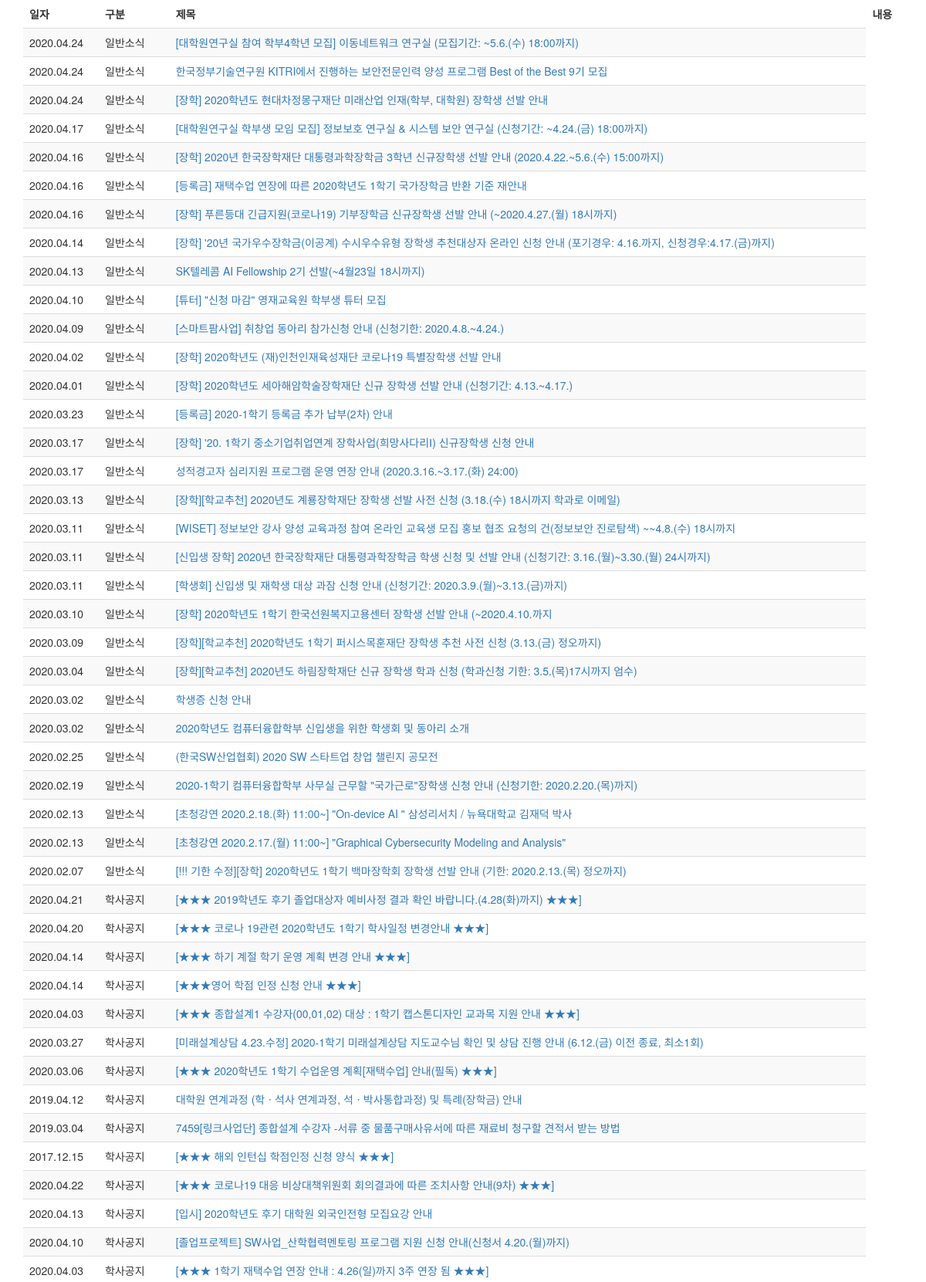
The page /notice/ (upper part) on the database its author committed.
### notice_data/models.py (models this page shows, shortened)
class NoticeData(models.Model):
	link = models.TextField()
	type = models.TextField()
	date = models.TextField()
	title = models.TextField()
	text = models.TextField()

### cse_notice/views.py (the view)
# urls.py: path('notice/', notices.index),
def index(request):
	notices = NoticeData.objects.all()
	context = {'notices':notices}
	return render(request, 'notice/index.html', context)

### templates/notice/index.html (shortened to what this page needs)
<!DOCTYPE html>
<html lang="en">
<head>
  <link rel="stylesheet" href="http://maxcdn.bootstrapcdn.com/bootstrap/3.3.6/css/bootstrap.min.css">
</head>
<body>
<div class="container">
    <table class="table table-striped">
        <thead>
        <tr>
            <td><B>일자</B></td>
            <td><B>구분</B></td>
            <td><B>제목</B></td>
            <td><B>내용</B></td>
        </tr>
        </thead>
        <tbody>
        {% for notice in notices %}
        <tr>
            <td>{{notice.date}}</td>
            <td>{{notice.type}}</td>
            <td><a href = {{notice.link}}>{{notice.title}}</a></td>
        </tr>
        {% endfor %}
    </table>
</body>

### rows shown on the page
NoticeData: date "2020.04.24", type "일반소식", title "[대학원연구실 참여 학부4학년 모집] 이동네트워크 연구실 (모집기간: ~5.6.(수) 18:00까지)"
NoticeData: date "2020.04.24", type "일반소식", title "한국정부기술연구원 KITRI에서 진행하는 보안전문인력 양성 프로그램 Best of the Best 9기 모집"
NoticeData: date "2020.04.24", type "일반소식", title "[장학] 2020학년도 현대차정몽구재단 미래산업 인재(학부, 대학원) 장학생 선발 안내"
NoticeData: date "2020.04.17", type "일반소식", title "[대학원연구실 학부생 모임 모집] 정보보호 연구실 & 시스템 보안 연구실 (신청기간: ~4.24.(금) 18:00까지)"
NoticeData: date "2020.04.16", type "일반소식", title "[장학] 2020년 한국장학재단 대통령과학장학금 3학년 신규장학생 선발 안내 (2020.4.22.~5.6.(수) 15:00까지)"
NoticeData: date "2020.04.16", type "일반소식", title "[등록금] 재택수업 연장에 따른 2020학년도 1학기 국가장학금 반환 기준 재안내"
NoticeData: date "2020.04.16", type "일반소식", title "[장학] 푸른등대 긴급지원(코로나19) 기부장학금 신규장학생 선발 안내 (~2020.4.27.(월) 18시까지)"
NoticeData: date "2020.04.14", type "일반소식", title "[장학] '20년 국가우수장학금(이공계) 수시우수유형 장학생 추천대상자 온라인 신청 안내 (포기경우: 4.16.까지, 신청경우:4.17.(금)까지)"
NoticeData: date "2020.04.13", type "일반소식", title "SK텔레콤 AI Fellowship 2기 선발(~4월23일 18시까지)"
NoticeData: date "2020.04.10", type "일반소식", title "[튜터] \"신청 마감\" 영재교육원 학부생 튜터 모집"
NoticeData: date "2020.04.09", type "일반소식", title "[스마트팜사업] 취창업 동아리 참가신청 안내 (신청기한: 2020.4.8.~4.24.)"
NoticeData: date "2020.04.02", type "일반소식", title "[장학] 2020학년도 (재)인천인재육성재단 코로나19 특별장학생 선발 안내"
NoticeData: date "2020.04.01", type "일반소식", title "[장학] 2020학년도 세아해암학술장학재단 신규 장학생 선발 안내 (신청기간: 4.13.~4.17.)"
NoticeData: date "2020.03.23", type "일반소식", title "[등록금] 2020-1학기 등록금 추가 납부(2차) 안내"
NoticeData: date "2020.03.17", type "일반소식", title "[장학] '20. 1학기 중소기업취업연계 장학사업(희망사다리Ⅰ) 신규장학생 신청 안내"
NoticeData: date "2020.03.17", type "일반소식", title "성적경고자 심리지원 프로그램 운영 연장 안내 (2020.3.16.~3.17.(화) 24:00)"
NoticeData: date "2020.03.13", type "일반소식", title "[장학][학교추천] 2020년도 계룡장학재단 장학생 선발 사전 신청 (3.18.(수) 18시까지 학과로 이메일)"
NoticeData: date "2020.03.11", type "일반소식", title "[WISET] 정보보안 강사 양성 교육과정 참여 온라인 교육생 모집 홍보 협조 요청의 건(정보보안 진로탐색) ~~4.8.(수) 18시까지"
NoticeData: date "2020.03.11", type "일반소식", title "[신입생 장학] 2020년 한국장학재단 대통령과학장학금 학생 신청 및 선발 안내 (신청기간: 3.16.(월)~3.30.(월) 24시까지)"
NoticeData: date "2020.03.11", type "일반소식", title "[학생회] 신입생 및 재학생 대상 과잠 신청 안내 (신청기간: 2020.3.9.(월)~3.13.(금)까지)"
NoticeData: date "2020.03.10", type "일반소식", title "[장학] 2020학년도 1학기 한국선원복지고용센터 장학생 선발 안내 (~2020.4.10.까지"
NoticeData: date "2020.03.09", type "일반소식", title "[장학][학교추천] 2020학년도 1학기 퍼시스목훈재단 장학생 추천 사전 신청 (3.13.(금) 정오까지)"
NoticeData: date "2020.03.04", type "일반소식", title "[장학][학교추천] 2020년도 하림장학재단 신규 장학생 학과 신청 (학과신청 기한: 3.5.(목)17시까지 엄수)"
NoticeData: date "2020.03.02", type "일반소식", title "학생증 신청 안내"
NoticeData: date "2020.03.02", type "일반소식", title "2020학년도 컴퓨터융합학부 신입생을 위한 학생회 및 동아리 소개"
NoticeData: date "2020.02.25", type "일반소식", title "(한국SW산업협회) 2020 SW 스타트업 창업 챌린지 공모전"
NoticeData: date "2020.02.19", type "일반소식", title "2020-1학기 컴퓨터융합학부 사무실 근무할 \"국가근로\"장학생 신청 안내 (신청기한: 2020.2.20.(목)까지)"
NoticeData: date "2020.02.13", type "일반소식", title "[초청강연 2020.2.18.(화) 11:00~] \"On-device AI \" 삼성리서치 / 뉴욕대학교 김재덕 박사"
NoticeData: date "2020.02.13", type "일반소식", title "[초청강연 2020.2.17.(월) 11:00~] \"Graphical Cybersecurity Modeling and Analysis\""
NoticeData: date "2020.02.07", type "일반소식", title "[!!! 기한 수정][장학] 2020학년도 1학기 백마장학회 장학생 선발 안내 (기한: 2020.2.13.(목) 정오까지)"
NoticeData: date "2020.04.21", type "학사공지", title "[★★★ 2019학년도 후기 졸업대상자 예비사정 결과 확인 바랍니다.(4.28(화)까지) ★★★]"
NoticeData: date "2020.04.20", type "학사공지", title "[★★★ 코로나 19관련 2020학년도 1학기 학사일정 변경안내 ★★★]"
NoticeData: date "2020.04.14", type "학사공지", title "[★★★ 하기 계절 학기 운영 계획 변경 안내 ★★★]"
NoticeData: date "2020.04.14", type "학사공지", title "[★★★영어 학점 인정 신청 안내 ★★★]"
NoticeData: date "2020.04.03", type "학사공지", title "[★★★ 종합설계1 수강자(00,01,02) 대상 : 1학기 캡스톤디자인 교과목 지원 안내 ★★★]"
NoticeData: date "2020.03.27", type "학사공지", title "[미래설계상담 4.23.수정] 2020-1학기 미래설계상담 지도교수님 확인 및 상담 진행 안내 (6.12.(금) 이전 종료, 최소1회)"
NoticeData: date "2020.03.06", type "학사공지", title "[★★★ 2020학년도 1학기 수업운영 계획[재택수업] 안내(필독) ★★★]"
NoticeData: date "2019.04.12", type "학사공지", title "대학원 연계과정 (학ㆍ석사 연계과정, 석ㆍ박사통합과정) 및 특례(장학금) 안내"
NoticeData: date "2019.03.04", type "학사공지", title "7459[링크사업단] 종합설계 수강자 -서류 중 물품구매사유서에 따른 재료비 청구할 견적서 받는 방법"
NoticeData: date "2017.12.15", type "학사공지", title "[★★★ 해외 인턴십 학점인정 신청 양식 ★★★]"
NoticeData: date "2020.04.22", type "학사공지", title "[★★★ 코로나19 대응 비상대책위원회 회의결과에 따른 조치사항 안내(9차) ★★★]"
NoticeData: date "2020.04.13", type "학사공지", title "[입시] 2020학년도 후기 대학원 외국인전형 모집요강 안내"
NoticeData: date "2020.04.10", type "학사공지", title "[졸업프로젝트] SW사업_산학협력멘토링 프로그램 지원 신청 안내(신청서 4.20.(월)까지)"
NoticeData: date "2020.04.03", type "학사공지", title "[★★★ 1학기 재택수업 연장 안내 : 4.26(일)까지 3주 연장 됨 ★★★]"
